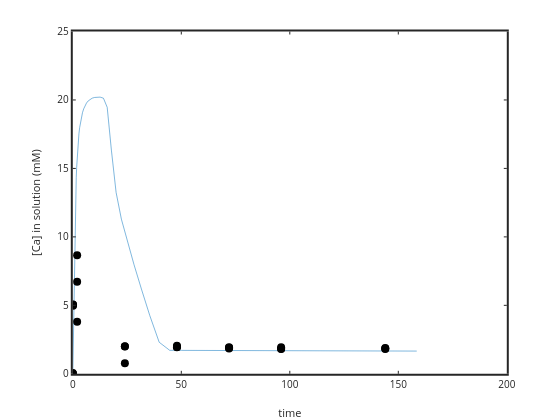

Notebook code cell kept with this figure:
### Code cell
%plot(time(4:length(time)),Ca(4:length(time))); ylabel('[Ca] in solution'); xlabel('time')
plot(time(1:length(time)),1e3*Ca(1:length(time))); ylabel('[Ca] in solution (mM)'); xlabel('time')
hold on
plot(sampletime,sampleCa*1e3,'ko','markersize',8,'markerfacecolor','k')
set(gca,'linewidth',2)

yi = interp1 (time, Ca, sampletime);

%plot(sampletime,yi*1e3,'r.')

residual2=sampleCa*1e3-yi*1e3;

### Figure 1 — Plotly figure (JSON) as saved in the notebook; plotly's stock layout.template omitted (floating-point values rounded to 4 significant figures)
{"data": [{"line": {"color": "rgb(0,113,188)", "dash": "solid", "width": 0.5}, "marker": {"color": "rgb(0,113,188)", "line": {"color": "rgb(0,113,188)"}, "size": 6, "symbol": "none"}, "mode": "lines", "name": "", "showlegend": false, "type": "scatter", "visibility": true, "x": [0, 0, 1.122, 1.259, 1.413, 1.585, 1.778, 1.995, 2.239, 2.512, 2.818, 3.162, 3.548, 3.981, 4.467, 5.012, 5.623, 6.31, 7.079, 7.943, 8.913, 10, 11.22, 12.59, 14.13, 15.85, 17.78, 19.95, 22.39, 25.12, 28.18, 31.62, 35.48, 39.81, 44.67, 50.12, 56.23, 63.1, 70.79, 79.43, 89.13, 100, 112.2, 125.9, 141.3, 158.5], "xaxis": "x", "y": [0, 0, 11.93, 12.75, 13.55, 14.33, 15.08, 15.77, 16.41, 16.99, 17.52, 17.98, 18.4, 18.76, 19.07, 19.35, 19.59, 19.77, 19.93, 20.05, 20.13, 20.18, 20.21, 20.21, 20.13, 19.46, 16.34, 13.25, 11.3, 9.651, 7.985, 6.192, 4.253, 2.304, 1.713, 1.71, 1.705, 1.701, 1.696, 1.691, 1.686, 1.681, 1.676, 1.67, 1.664, 1.659], "yaxis": "y"}, {"line": {"color": "rgb(0,0,0)", "width": 0.5}, "marker": {"color": "rgb(0,0,0)", "line": {"color": "rgb(0,0,0)"}, "size": 8, "symbol": "circle"}, "mode": "markers", "name": "", "showlegend": false, "type": "scatter", "visibility": true, "x": [0, 0.1, 2, 24, 48, 72, 96, 144, 0, 0.1, 2, 24, 48, 72, 96, 144, 0, 0.1, 2, 24, 48, 72, 96, 144], "xaxis": "x", "y": [0.01702, 4.969, 3.807, 0.7795, 1.93, 1.91, 1.833, 1.842, 0.00676, 5.043, 6.721, 2.0, 1.953, 1.854, 1.811, 1.808, 0.04982, 5.069, 8.655, 2.008, 2.05, 1.931, 1.946, 1.89], "yaxis": "y"}], "layout": {"height": 420, "hovermode": "closest", "margin": {"b": 0, "l": 0, "r": 0, "t": 0}, "plot_bgcolor": "rgba(0,0,0,0)", "showlegend": false, "width": 560, "xaxis": {"anchor": "y", "autorange": false, "domain": [0.13, 0.905], "exponentformat": "none", "gridcolor": "rgba(38,38,38,0.15)", "gridwidth": 2, "linecolor": "rgb(38,38,38)", "linewidth": 2, "mirror": "ticks", "range": [0, 200], "showgrid": false, "showline": true, "side": "bottom", "spikedash": "solid", "spikemode": "across", "spikesides": false, "spikethickness": 1, "tickangle": 0, "tickcolor": "rgb(38,38,38)", "tickfont": {"color": "rgb(38,38,38)", "size": 10}, "ticklen": 3, "ticks": "inside", "ticktext": ["0", "50", "100", "150", "200"], "tickvals": [0, 50, 100, 150, 200], "title": {"font": {"color": "rgb(38,38,38)", "size": 11}, "text": "time"}, "type": "linear", "visible": true, "zeroline": false}, "yaxis": {"anchor": "x", "autorange": false, "domain": [0.11, 0.925], "exponentformat": "none", "gridcolor": "rgba(38,38,38,0.15)", "gridwidth": 2, "linecolor": "rgb(38,38,38)", "linewidth": 2, "mirror": "ticks", "range": [0, 25], "showgrid": false, "showline": true, "side": "left", "spikedash": "solid", "spikemode": "across", "spikesides": false, "spikethickness": 1, "tickangle": 0, "tickcolor": "rgb(38,38,38)", "tickfont": {"color": "rgb(38,38,38)", "size": 10}, "ticklen": 3, "ticks": "inside", "ticktext": ["0", "5", "10", "15", "20", "25"], "tickvals": [0, 5, 10, 15, 20, 25], "title": {"font": {"color": "rgb(38,38,38)", "size": 11}, "text": "[Ca] in solution (mM)"}, "type": "linear", "visible": true, "zeroline": false}}}
